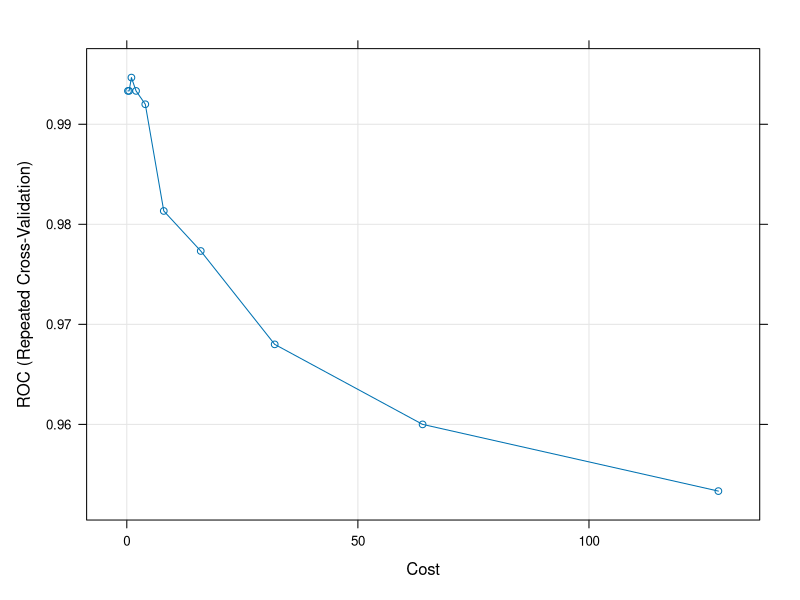
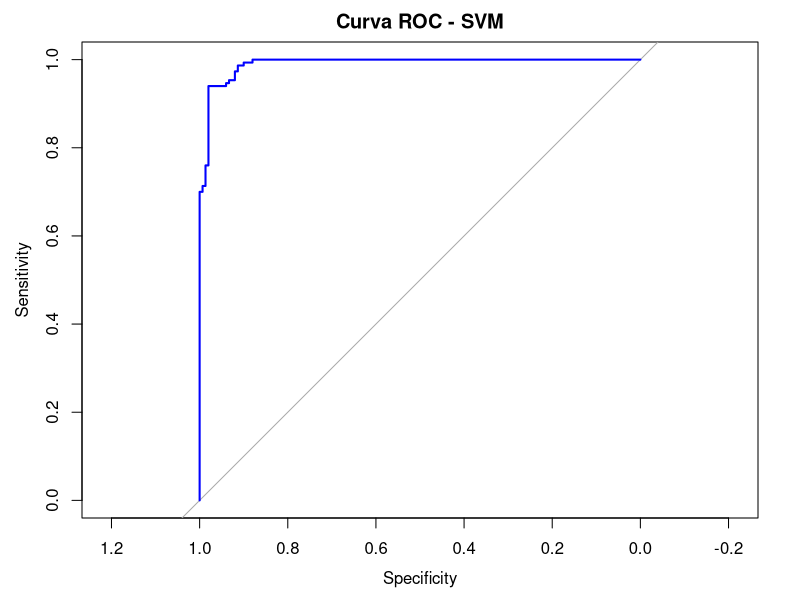

R code for these plots, in order:
if(!require(caret)) install.packages("caret")
if(!require(e1071)) install.packages("e1071")
if(!require(pROC)) install.packages("pROC")


library(caret)
library(e1071)
library(pROC)


data(iris)
df <- iris[iris$Species != "setosa", ]
df$Species <- factor(df$Species)

set.seed(123)
train_control <- trainControl(
  method = "repeatedcv",
  number = 10,
  repeats = 3,
  classProbs = TRUE,
  summaryFunction = twoClassSummary,
  savePredictions = "final"
)

svm_model <- train(
  Species ~ .,
  data = df,
  method = "svmRadial",          
  trControl = train_control,
  metric = "ROC", 
  tuneLength = 10, 
  preProcess = c("center", "scale") 
)


print(svm_model)
plot(svm_model)

best_model <- svm_model$finalModel
cat("Melhores Parâmetros (C, Sigma):\n")
print(svm_model$bestTune)

roc_obj <- roc(svm_model$pred$obs, svm_model$pred$versicolor)
cat("AUC Final:", auc(roc_obj), "\n")
plot(roc_obj, main="Curva ROC - SVM", col="blue")
